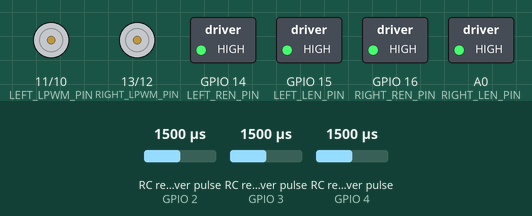
This sketch was run on a simulated ESP8266 (NodeMCU). On the bench: motor-driver pin pairs drawn as motors (green arrow = first pin HIGH = forward, orange = second pin HIGH = backward, longer = more drive), switched loads named in the sketch (green lamp = pin HIGH). Wiring (inferred from the names in the program): 3 × RC receiver channel: data GPIO 2 / data GPIO 3 / data GPIO 4. The test bench sets the inputs (shaded band); at power-on: RC receiver pulse (sensors on GPIO 2, GPIO 4, GPIO 3) 1500 µs. What the sketch prints to the serial monitor is not drawn.

Above: at 2.3 s.
2.4 s: RC receiver pulse (sensor on GPIO 2) set to 1020 µs
At 2.8 s:
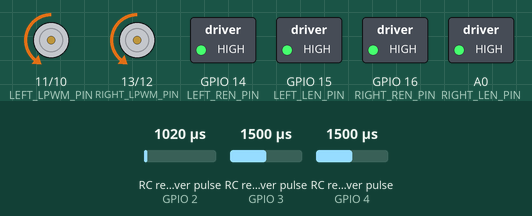
3.9 s: RC receiver pulse (sensor on GPIO 4) set to 1736 µs
5.4 s: RC receiver pulse (sensor on GPIO 4) set to 1760 µs
At 6.1 s:
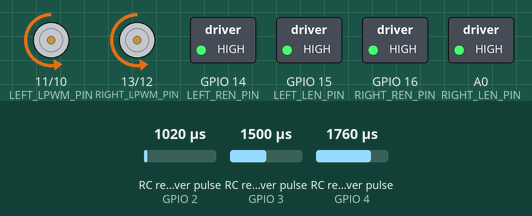
6.9 s: RC receiver pulse (sensor on GPIO 3) set to 1020 µs
At 7.2 s:
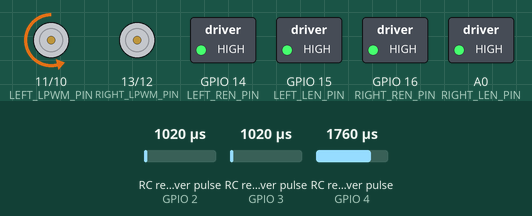
8.4 s: RC receiver pulse (sensor on GPIO 2) set to 1250 µs
At 9.1 s:
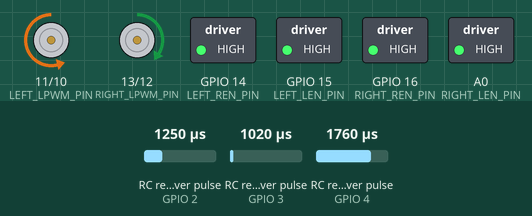
9.9 s: RC receiver pulse (sensor on GPIO 3) set to 1500 µs
At 10.8 s:
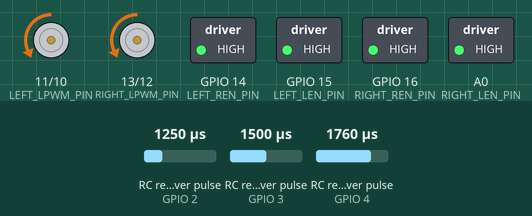
Timing chart, 0 to 12.5 s (numbered marks = the images above; inputs shaded):
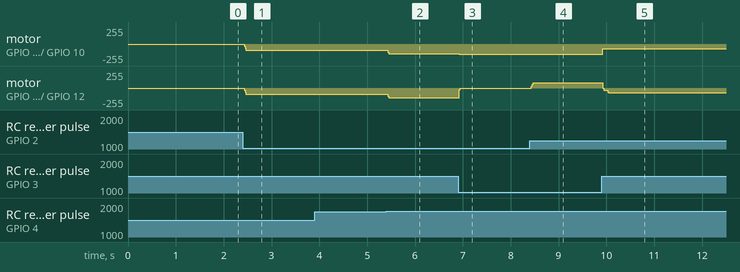

The sketch:

mower.ino
```cpp
// Raspberry Pi Pico + 2x BTS7960 + ELRS PWM receiver
// Tank steer mixer with HC-05 Bluetooth debug and faster asymmetric PWM ramping
//
// CH1 = forward/back
// CH2 = left/right
// CH3 = mode switch:
//   ~1000 = disarmed
//   ~1500 = limited speed mode
//   ~2000 = cruise/full speed mode
//
// Receiver failsafe should output 0 on signal loss.
//
// EN behavior:
// BTS7960 R_EN and L_EN are driven HIGH all the time.
// If you physically tied EN pins HIGH, that is also fine.
// Failsafe/disarm stops by sending 0 PWM to all BTS7960 PWM pins.
//
// HC-05 debug:
// Pico GP0 / physical pin 1 -> HC-05 RXD
// Common GND required.

#include <Arduino.h>

// ===================== USER CONFIG =====================

// Receiver input pins
const int CH1_PIN = 2;   // Forward/back
const int CH2_PIN = 3;   // Left/right
const int CH3_PIN = 4;   // Mode switch

// Left BTS7960
const int LEFT_RPWM_PIN = 10;
const int LEFT_LPWM_PIN = 11;
const int LEFT_REN_PIN  = 14;
const int LEFT_LEN_PIN  = 15;

// Right BTS7960
const int RIGHT_RPWM_PIN = 12;
const int RIGHT_LPWM_PIN = 13;
const int RIGHT_REN_PIN  = 16;
const int RIGHT_LEN_PIN  = 17;

// HC-05 Bluetooth debug
const bool USE_BT_DEBUG = true;
const int BT_TX_PIN = 0;           // Pico GP0 -> HC-05 RXD
const unsigned long BT_DEBUG_MS = 200;

// Pulse settings
const int PWM_MIN_VALID = 900;
const int PWM_MAX_VALID = 2100;
const int PWM_CENTER    = 1500;

// Stick deadzone around center
const int STICK_DEADZONE_US = 45;

// Mode switch bands
const int MODE_DISARM_MAX  = 1250;
const int MODE_LIMITED_MAX = 1750;

// Output limits
const int LIMITED_SPEED_PERCENT = 40;

// Start with 60 while testing cutouts.
// Raise to 80, 90, or 100 after it behaves.
const int CRUISE_SPEED_PERCENT = 60;

// Steering tuning
// 100 = normal steering
// 70 = softer steering
const int STEERING_PERCENT = 100;

// Minimum output needed to overcome motor deadband.
// Keep 0 while debugging cutouts.
const int MIN_MOTOR_PWM = 0;

// PWM frequency.
// 1000 Hz is usually easier on cheap BTS7960 modules than 20 kHz.
const int MOTOR_PWM_FREQ_HZ = 1000;

// Signal timeout
const unsigned long SIGNAL_TIMEOUT_MS = 200;

// Debug print interval over USB
const unsigned long DEBUG_PRINT_MS = 100;

// Faster asymmetric ramping.
// Acceleration is quick, stopping is much faster.
const int PWM_RAMP_UP_STEP = 30;
const int PWM_RAMP_DOWN_STEP = 120;

// Motor direction correction — kept from your pasted code
const bool INVERT_LEFT_MOTOR  = true;
const bool INVERT_RIGHT_MOTOR = true;

// ===================== INTERNAL STATE =====================

unsigned long lastGoodFrameTime = 0;
unsigned long lastDebugPrint = 0;
unsigned long lastBtDebugPrint = 0;

int ch1 = 0;
int ch2 = 0;
int ch3 = 0;

int leftPWMActual = 0;
int rightPWMActual = 0;

enum DriveMode {
  MODE_SIGNAL_LOST,
  MODE_DISARMED,
  MODE_LIMITED,
  MODE_CRUISE
};

// ===================== HELPERS =====================

void keepDriversEnabled() {
  digitalWrite(LEFT_REN_PIN, HIGH);
  digitalWrite(LEFT_LEN_PIN, HIGH);
  digitalWrite(RIGHT_REN_PIN, HIGH);
  digitalWrite(RIGHT_LEN_PIN, HIGH);
}

void stopMotorsImmediate() {
  leftPWMActual = 0;
  rightPWMActual = 0;

  analogWrite(LEFT_RPWM_PIN, 0);
  analogWrite(LEFT_LPWM_PIN, 0);
  analogWrite(RIGHT_RPWM_PIN, 0);
  analogWrite(RIGHT_LPWM_PIN, 0);
}

int readPulseUS(int pin) {
  unsigned long pulse = pulseIn(pin, HIGH, 25000);

  if (pulse == 0) {
    return 0;
  }

  return (int)pulse;
}

bool pulseValid(int us) {
  return us >= PWM_MIN_VALID && us <= PWM_MAX_VALID;
}

bool frameValid() {
  return pulseValid(ch1) && pulseValid(ch2) && pulseValid(ch3);
}

int clampInt(int value, int low, int high) {
  if (value < low) return low;
  if (value > high) return high;
  return value;
}

int applyDeadzoneAndMap(int pulse) {
  if (!pulseValid(pulse)) {
    return 0;
  }

  int centered = pulse - PWM_CENTER;

  if (abs(centered) <= STICK_DEADZONE_US) {
    return 0;
  }

  int output = 0;

  if (centered > 0) {
    output = map(centered, STICK_DEADZONE_US, 500, 0, 1000);
  } else {
    output = map(centered, -STICK_DEADZONE_US, -500, 0, -1000);
  }

  return clampInt(output, -1000, 1000);
}

DriveMode getMode(bool timedOut) {
  if (!frameValid() || timedOut) {
    return MODE_SIGNAL_LOST;
  }

  if (ch3 < MODE_DISARM_MAX) {
    return MODE_DISARMED;
  }

  if (ch3 < MODE_LIMITED_MAX) {
    return MODE_LIMITED;
  }

  return MODE_CRUISE;
}

const char* modeName(DriveMode mode) {
  switch (mode) {
    case MODE_SIGNAL_LOST: return "SIGNAL_LOST";
    case MODE_DISARMED:    return "DISARMED";
    case MODE_LIMITED:     return "LIMITED";
    case MODE_CRUISE:      return "CRUISE";
    default:               return "UNKNOWN";
  }
}

int scaleByPercent(int value, int percent) {
  return value * percent / 100;
}

int convert1000To255(int value) {
  value = clampInt(value, -1000, 1000);

  int pwm = map(abs(value), 0, 1000, 0, 255);

  if (value < 0) {
    pwm = -pwm;
  }

  return pwm;
}

int applyMinimumMotorPWM(int value) {
  if (value == 0) {
    return 0;
  }

  int sign = value > 0 ? 1 : -1;
  int magnitude = abs(value);

  if (magnitude < MIN_MOTOR_PWM) {
    magnitude = MIN_MOTOR_PWM;
  }

  magnitude = clampInt(magnitude, 0, 255);

  return sign * magnitude;
}

int rampTowardAsymmetric(int current, int target, int upStep, int downStep) {
  int step;

  // If target magnitude is smaller than current magnitude, decelerate faster.
  if (abs(target) < abs(current)) {
    step = downStep;
  } else {
    step = upStep;
  }

  // If changing direction, first decelerate fast toward zero.
  if ((current > 0 && target < 0) || (current < 0 && target > 0)) {
    target = 0;
    step = downStep;
  }

  if (current < target) {
    current += step;
    if (current > target) {
      current = target;
    }
  } else if (current > target) {
    current -= step;
    if (current < target) {
      current = target;
    }
  }

  return current;
}

void driveOneBTS7960(int rpwmPin, int lpwmPin, int speed255, bool invert) {
  speed255 = clampInt(speed255, -255, 255);

  if (invert) {
    speed255 = -speed255;
  }

  if (speed255 > 0) {
    analogWrite(rpwmPin, speed255);
    analogWrite(lpwmPin, 0);
  } else if (speed255 < 0) {
    analogWrite(rpwmPin, 0);
    analogWrite(lpwmPin, -speed255);
  } else {
    analogWrite(rpwmPin, 0);
    analogWrite(lpwmPin, 0);
  }
}

void printDebugTo(Stream &out,
                  DriveMode mode,
                  bool timedOut,
                  int throttle,
                  int steering,
                  int leftMixed,
                  int rightMixed,
                  int leftPWMTarget,
                  int rightPWMTarget) {
  out.print("CH1=");
  out.print(ch1);

  out.print(" CH2=");
  out.print(ch2);

  out.print(" CH3=");
  out.print(ch3);

  out.print(" MODE=");
  out.print(modeName(mode));

  out.print(" THR=");
  out.print(throttle);

  out.print(" STR=");
  out.print(steering);

  out.print(" Lmix=");
  out.print(leftMixed);

  out.print(" Rmix=");
  out.print(rightMixed);

  out.print(" Ltgt=");
  out.print(leftPWMTarget);

  out.print(" Rtgt=");
  out.print(rightPWMTarget);

  out.print(" Lact=");
  out.print(leftPWMActual);

  out.print(" Ract=");
  out.print(rightPWMActual);

  out.print(" EN=HIGH");

  if (timedOut) {
    out.print(" TIMEOUT");
  }

  out.println();
}

// ===================== SETUP =====================

void setup() {
  // PWM pins low ASAP
  pinMode(LEFT_RPWM_PIN, OUTPUT);
  pinMode(LEFT_LPWM_PIN, OUTPUT);
  pinMode(RIGHT_RPWM_PIN, OUTPUT);
  pinMode(RIGHT_LPWM_PIN, OUTPUT);

  analogWrite(LEFT_RPWM_PIN, 0);
  analogWrite(LEFT_LPWM_PIN, 0);
  analogWrite(RIGHT_RPWM_PIN, 0);
  analogWrite(RIGHT_LPWM_PIN, 0);

  // EN pins HIGH all the time after boot
  pinMode(LEFT_REN_PIN, OUTPUT);
  pinMode(LEFT_LEN_PIN, OUTPUT);
  pinMode(RIGHT_REN_PIN, OUTPUT);
  pinMode(RIGHT_LEN_PIN, OUTPUT);

  keepDriversEnabled();

  pinMode(CH1_PIN, INPUT);
  pinMode(CH2_PIN, INPUT);
  pinMode(CH3_PIN, INPUT);

  analogWriteFreq(MOTOR_PWM_FREQ_HZ);
  analogWriteRange(255);

  stopMotorsImmediate();
  keepDriversEnabled();

  lastGoodFrameTime = millis();

  Serial.begin(115200);
  delay(1000);

  if (USE_BT_DEBUG) {
    Serial1.setTX(BT_TX_PIN);   // GP0 -> HC-05 RXD
    Serial1.begin(9600);
    delay(100);
    Serial1.println("BT debug online");
  }

  Serial.println("Pico ELRS BTS7960 tank mixer started");
  Serial.println("EN pins always HIGH. Failsafe = PWM 0.");
  Serial.println("PWM freq = 1000 Hz. Fast asymmetric ramping enabled.");
}

// ===================== LOOP =====================

void loop() {
  keepDriversEnabled();

  ch1 = readPulseUS(CH1_PIN);
  ch2 = readPulseUS(CH2_PIN);
  ch3 = readPulseUS(CH3_PIN);

  bool validNow = frameValid();

  if (validNow) {
    lastGoodFrameTime = millis();
  }

  bool timedOut = millis() - lastGoodFrameTime > SIGNAL_TIMEOUT_MS;

  DriveMode mode = getMode(timedOut);

  int throttle = 0;
  int steering = 0;

  int leftMixed = 0;
  int rightMixed = 0;

  int leftPWMTarget = 0;
  int rightPWMTarget = 0;

  if (mode == MODE_SIGNAL_LOST || mode == MODE_DISARMED) {
    // Failsafe/disarm: instant no PWM output
    leftPWMTarget = 0;
    rightPWMTarget = 0;

    leftPWMActual = 0;
    rightPWMActual = 0;

    driveOneBTS7960(LEFT_RPWM_PIN, LEFT_LPWM_PIN, 0, INVERT_LEFT_MOTOR);
    driveOneBTS7960(RIGHT_RPWM_PIN, RIGHT_LPWM_PIN, 0, INVERT_RIGHT_MOTOR);
  } else {
    throttle = applyDeadzoneAndMap(ch1);
    steering = applyDeadzoneAndMap(ch2);

    steering = scaleByPercent(steering, STEERING_PERCENT);

    // Tank mix
    leftMixed  = throttle + steering;
    rightMixed = throttle - steering;

    leftMixed = clampInt(leftMixed, -1000, 1000);
    rightMixed = clampInt(rightMixed, -1000, 1000);

    if (mode == MODE_LIMITED) {
      leftMixed = scaleByPercent(leftMixed, LIMITED_SPEED_PERCENT);
      rightMixed = scaleByPercent(rightMixed, LIMITED_SPEED_PERCENT);
    } else if (mode == MODE_CRUISE) {
      leftMixed = scaleByPercent(leftMixed, CRUISE_SPEED_PERCENT);
      rightMixed = scaleByPercent(rightMixed, CRUISE_SPEED_PERCENT);
    }

    leftPWMTarget = convert1000To255(leftMixed);
    rightPWMTarget = convert1000To255(rightMixed);

    leftPWMTarget = applyMinimumMotorPWM(leftPWMTarget);
    rightPWMTarget = applyMinimumMotorPWM(rightPWMTarget);

    leftPWMActual = rampTowardAsymmetric(leftPWMActual, leftPWMTarget, PWM_RAMP_UP_STEP, PWM_RAMP_DOWN_STEP);
    rightPWMActual = rampTowardAsymmetric(rightPWMActual, rightPWMTarget, PWM_RAMP_UP_STEP, PWM_RAMP_DOWN_STEP);

    driveOneBTS7960(LEFT_RPWM_PIN, LEFT_LPWM_PIN, leftPWMActual, INVERT_LEFT_MOTOR);
    driveOneBTS7960(RIGHT_RPWM_PIN, RIGHT_LPWM_PIN, rightPWMActual, INVERT_RIGHT_MOTOR);
  }

  if (millis() - lastDebugPrint >= DEBUG_PRINT_MS) {
    lastDebugPrint = millis();
    printDebugTo(Serial, mode, timedOut, throttle, steering, leftMixed, rightMixed, leftPWMTarget, rightPWMTarget);
  }

  if (USE_BT_DEBUG && millis() - lastBtDebugPrint >= BT_DEBUG_MS) {
    lastBtDebugPrint = millis();
    printDebugTo(Serial1, mode, timedOut, throttle, steering, leftMixed, rightMixed, leftPWMTarget, rightPWMTarget);
  }
}
```

Measured:
- the behaviour switches between 1749 and 1750 µs on RC receiver pulse (sensor on GPIO 4) (found by bisection; images 1 and 2)
- after the input at 2.4 s, motor on GPIO 11 (LEFT_LPWM_PIN) / GPIO 10 (LEFT_RPWM_PIN), motor on GPIO 13 (RIGHT_LPWM_PIN) / GPIO 12 (RIGHT_RPWM_PIN): stopped → backward 97/255 at once
- after the input at 3.9 s, every drawn part: stays the same
- after the input at 5.4 s, motor on GPIO 11 (LEFT_LPWM_PIN) / GPIO 10 (LEFT_RPWM_PIN), motor on GPIO 13 (RIGHT_LPWM_PIN) / GPIO 12 (RIGHT_RPWM_PIN): backward 97/255 → backward 146/255 at once
- after the input at 6.9 s, motor on GPIO 11 (LEFT_LPWM_PIN) / GPIO 10 (LEFT_RPWM_PIN): backward 146/255 → backward 153/255 at once; motor on GPIO 13 (RIGHT_LPWM_PIN) / GPIO 12 (RIGHT_RPWM_PIN): backward 146/255 → stopped at once
- after the input at 8.4 s, motor on GPIO 13 (RIGHT_LPWM_PIN) / GPIO 12 (RIGHT_RPWM_PIN): stopped → forward 77/255 at once
- after the input at 9.9 s, motor on GPIO 11 (LEFT_LPWM_PIN) / GPIO 10 (LEFT_RPWM_PIN): backward 153/255 → backward 69/255 at once; motor on GPIO 13 (RIGHT_LPWM_PIN) / GPIO 12 (RIGHT_RPWM_PIN): forward 77/255 → backward 30/255 at once, → backward 69/255 0.10 s later
